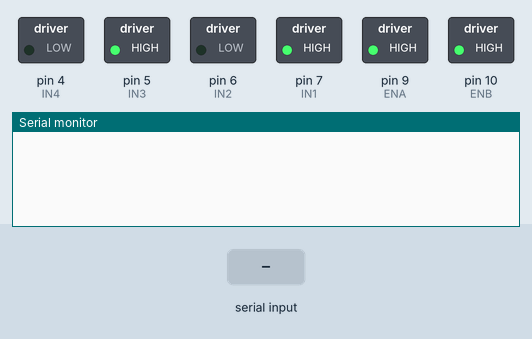
Simulated run of this sketch. Board: Arduino Uno, built with avr-gcc and run on an emulated ATmega328P. On the bench: switched loads named in the sketch (green lamp = pin HIGH), the last lines printed to the serial monitor. Inputs (shaded band) come from the test bench.

Above: at 1.2 s.
1.3 s: "90:45\n" received over Serial
At 2.3 s:
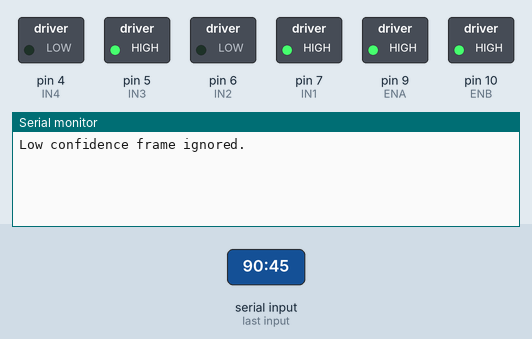
2.8 s: "30:150\n" received over Serial
At 4.2 s:
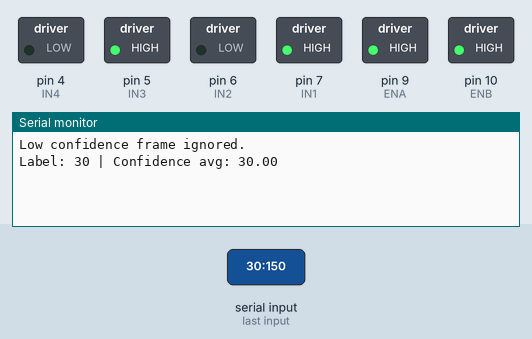

The sketch:

stop_sign_controller.ino
```cpp
// StopSignController.ino  (originally SmoothStopWithBrakingAndBufferClear.ino)
//
// SOURCE: Recovered verbatim from the development log, 29 April 2025 01:04.
// This is the FINAL controller demonstrated at the EG3005 presentation.
// It supersedes the simpler sketch reproduced in the final report (Figure A5),
// which was written before the system worked end-to-end.
//
// Reads lines of the form "stop_sign: 92.4%" from the Raspberry Pi over USB
// serial at 9600 baud. Note the label format and class mapping differ from the
// report-era system, which sent numeric classes ("0: 67.40%") with class 0
// meaning stop. Here the model outputs class 1 = stop_sign.

// SmoothStopWithBrakingAndBufferClear.ino

const int IN1 = 7;
const int IN2 = 6;
const int IN3 = 5;
const int IN4 = 4;
const int ENA = 9;
const int ENB = 10;

const int WINDOW = 5;
float confBuffer[WINDOW] = {0};
int bufferIndex = 0;

const float STOP_THRESHOLD = 86.0;         // Average confidence needed to stop
const unsigned long STOP_DELAY = 5000;      // 5 seconds stop
const unsigned long COOLDOWN_PERIOD = 5000; // 5 seconds cooldown after stop
const unsigned long BRAKE_DURATION = 1000;  // 1 second gradual braking

bool isStopped = false;
bool isCooldown = false;
bool isBraking = false;
unsigned long stopStartTime = 0;
unsigned long cooldownStartTime = 0;
unsigned long brakeStartTime = 0;
int brakeStep = 255; // Start full speed

void setup() {
  Serial.begin(9600);
  pinMode(IN1, OUTPUT);
  pinMode(IN2, OUTPUT);
  pinMode(IN3, OUTPUT);
  pinMode(IN4, OUTPUT);
  pinMode(ENA, OUTPUT);
  pinMode(ENB, OUTPUT);

  runCar();
}

void loop() {
  unsigned long currentTime = millis();

  if (isBraking) {
    // During braking, gradually slow down
    if (currentTime - brakeStartTime <= BRAKE_DURATION) {
      int elapsed = currentTime - brakeStartTime;
      int newSpeed = map(BRAKE_DURATION - elapsed, 0, BRAKE_DURATION, 0, 255);
      newSpeed = constrain(newSpeed, 0, 255);
      analogWrite(ENA, newSpeed);
      analogWrite(ENB, newSpeed);
    } else {
      // Braking finished
      stopMotors();
      isBraking = false;
      isStopped = true;
      stopStartTime = millis();
    }
    return; // skip the rest while braking
  }

  if (isStopped) {
    if (currentTime - stopStartTime >= STOP_DELAY) {
      Serial.println("5 seconds passed, resuming driving...");
      runCar();
      isStopped = false;
      isCooldown = true;
      cooldownStartTime = millis();

      // 🌟 Clear the buffer after stop
      for (int i = 0; i < WINDOW; i++) confBuffer[i] = 0;
      bufferIndex = 0;
      Serial.println("Buffer cleared after stop.");
    }
    return;
  }

  if (isCooldown) {
    if (currentTime - cooldownStartTime >= COOLDOWN_PERIOD) {
      isCooldown = false;
      Serial.println("Cooldown finished, monitoring for new stop signs.");
    }
    return;
  }

  if (Serial.available() > 0) {
    String input = Serial.readStringUntil('\n');
    input.trim();
    int colonIndex = input.indexOf(':');
    if (colonIndex >= 0) {
      String label = input.substring(0, colonIndex);
      String confStr = input.substring(colonIndex + 1);
      confStr.replace("%", "");
      float confidence = confStr.toFloat();

      // 🚫 Ignore very weak detections
      if (confidence < 70.0) {
        Serial.println("Low confidence frame ignored.");
        return;
      }

      confBuffer[bufferIndex] = confidence;
      bufferIndex = (bufferIndex + 1) % WINDOW;

      float sum = 0;
      for (int i = 0; i < WINDOW; i++) sum += confBuffer[i];
      float averageConf = sum / WINDOW;

      Serial.print("Label: ");
      Serial.print(label);
      Serial.print(" | Confidence avg: ");
      Serial.println(averageConf);

      if (label.equals("stop_sign") && averageConf >= STOP_THRESHOLD) {
        Serial.println("High confidence stop sign detected. Starting braking...");
        startBraking();
      } else {
        runCar();
      }
    }
  }

  delay(50);
}

void runCar() {
  digitalWrite(IN1, HIGH);
  digitalWrite(IN2, LOW);
  digitalWrite(IN3, HIGH);
  digitalWrite(IN4, LOW);
  analogWrite(ENA, 255);
  analogWrite(ENB, 255);
}

void stopMotors() {
  digitalWrite(IN1, LOW);
  digitalWrite(IN2, LOW);
  digitalWrite(IN3, LOW);
  digitalWrite(IN4, LOW);
  analogWrite(ENA, 0);
  analogWrite(ENB, 0);
}

void startBraking() {
  isBraking = true;
  brakeStartTime = millis();
}
```

Measured:
- after the input at 1.3 s, the serial monitor: prints a new line after 0.05 s (image 1)
- after the input at 2.8 s, the serial monitor: prints a new line at once (image 2)
